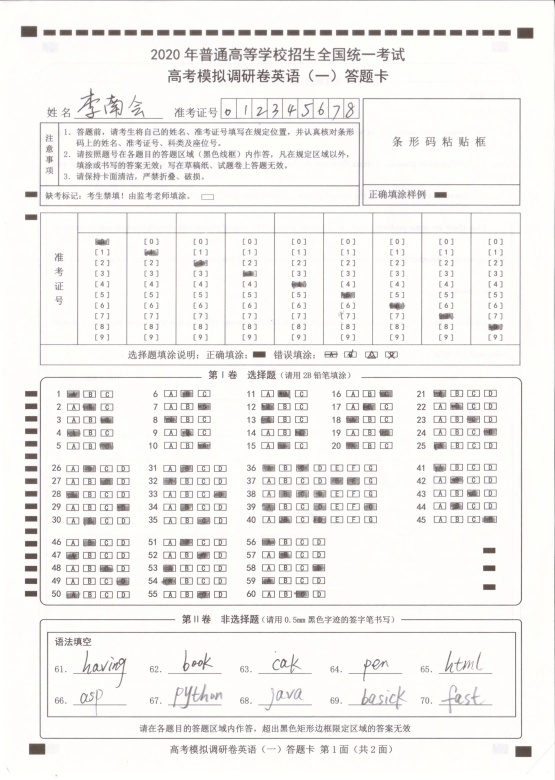
#> input picture image/demo1.jpg, 1664 x 2340 px (shown at 1/3 size)
$ python aaaa.py
#> lines starting #> are read from the running program, lines starting #| are printed output that depends on the picture; after the words box and inside, x2 and y2 are one past the last pixel; in counts of white or black regions, pixels touching at a corner belong together
# -*- coding: utf-8 -*-
# @Author: [FENG] <1161634940@qq.com>
# @Date:   2020-04-27 11:25:05
# @Last Modified by:   [FENG] <1161634940@qq.com>
# @Last Modified time: 2020-05-17 17:39:30
# -*- coding: utf-8 -*-

import imutils
import cv2
import csv

# 加载图片，将它转换为灰阶，轻度模糊，然后二值化处理。
image = cv2.imread("./image/demo1.jpg")
#> image is the input picture: shape (2340, 1664, 3); mean B, G, R 238.8, 240.9, 242.1

#转换为灰度图像
gray = cv2.cvtColor(image, cv2.COLOR_BGR2GRAY)
#高斯滤波
blurred = cv2.GaussianBlur(gray, (3, 3), 0)
#自适应二值化方法
blurred = cv2.adaptiveThreshold(blurred,255,cv2.ADAPTIVE_THRESH_MEAN_C,cv2.THRESH_BINARY,51,2)
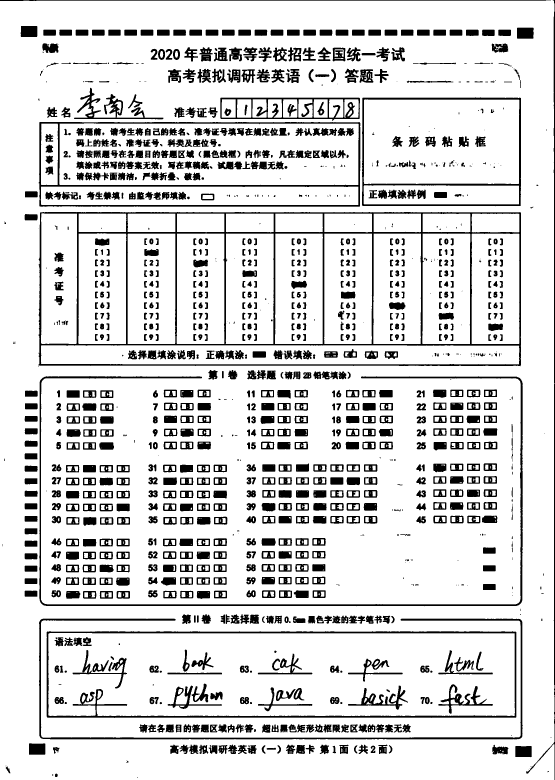
#> blurred: shape (2340, 1664) (shown at 1/3 size); 85.1% white; 1319 black regions (210 under 20 px), largest, box (x1, y1, x2, y2) and area: (116, 636, 1563, 1101) 47756, (140, 1894, 1549, 2154) 19738, (118, 1128, 1568, 1819) 19254

#重塑可能用到的图像
thresh = cv2.resize(blurred, (5000, 7000), cv2.INTER_LANCZOS4)
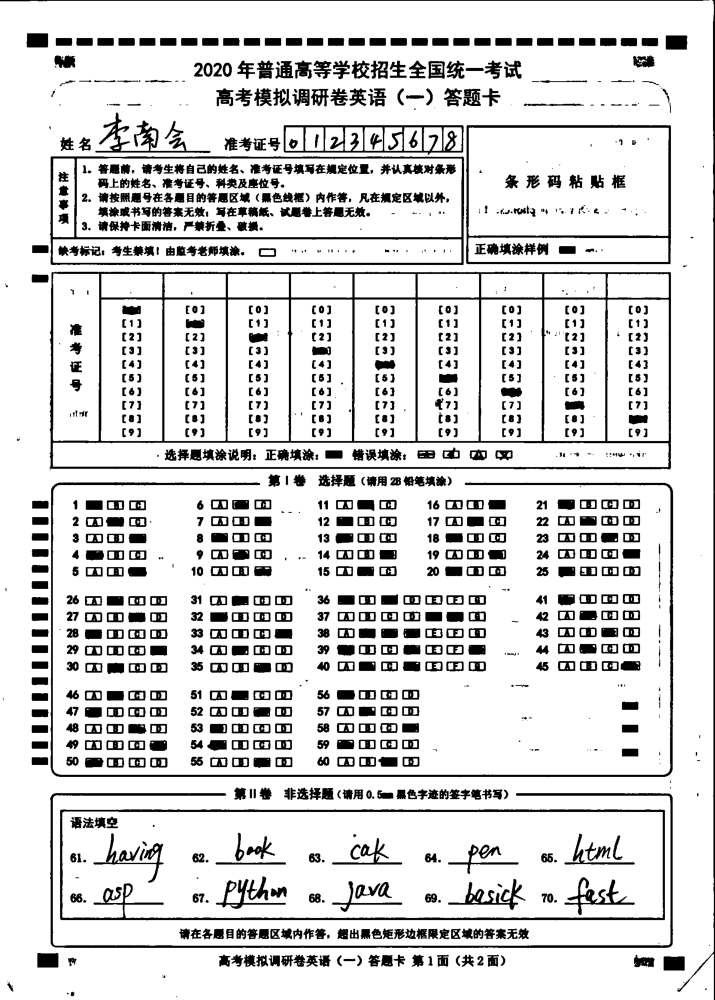
#> thresh: shape (7000, 5000) (shown at 1/7 size); min 0, max 255, mean 217
fImage = cv2.resize(image, (5000, 7000), cv2.INTER_LANCZOS4)
#均值滤波
ChQImg = cv2.blur(thresh, (40, 40))
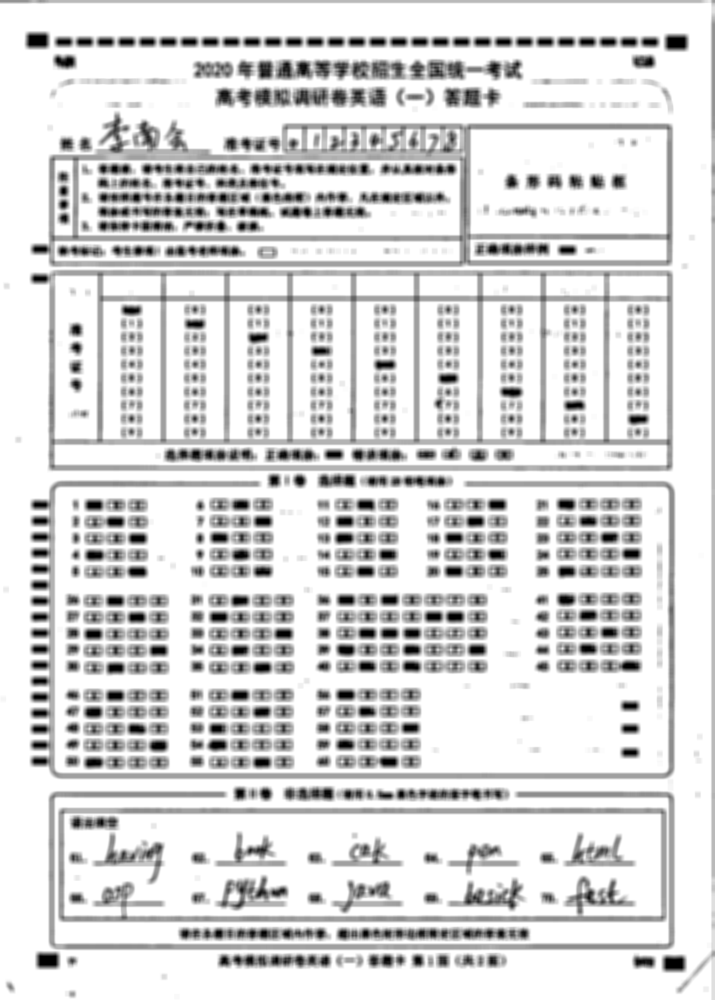
#> ChQImg: shape (7000, 5000) (shown at 1/7 size); min 0, max 255, mean 217
#二进制二值化
ChQImg = cv2.threshold(ChQImg, 30, 225, cv2.THRESH_BINARY)[1]
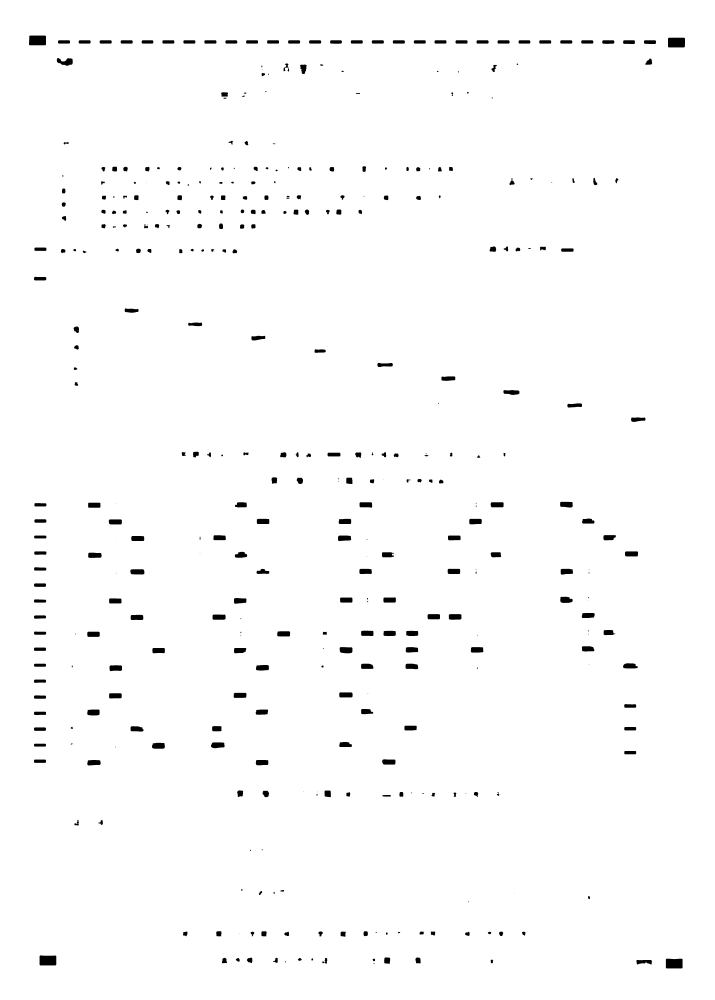
#> ChQImg: shape (7000, 5000) (shown at 1/7 size); values 0 (black) and 225 (white), 98.7% white; 398 black regions (27 under 20 px)

questionCnts = []
Answer = []

#在二值图像中查找轮廓
cnts = cv2.findContours(ChQImg, cv2.RETR_TREE, cv2.CHAIN_APPROX_SIMPLE)
#> cnts = 401 contours, 22 with area under 20; largest, box (x1, y1, x2, y2) and area: (0, 0, 5000, 7000) 34988001, (4675, 263, 4796, 333) 8192, (276, 6687, 395, 6759) 8146, (202, 248, 323, 318) 8140, (4660, 6710, 4779, 6780) 7977
#用边缘检测绘制
cnts = cnts[1] if imutils.is_cv3() else cnts[0]
for c in cnts:
    # 计算轮廓的边界框，然后利用边界框数据计算宽高比
    (x, y, w, h) = cv2.boundingRect(c)
    if (w > 60 & h > 20) and x>370 and x<4700 and y>3390 and y<4100:
        M = cv2.moments(c)
        cX = int(M["m10"] / M["m00"])
        cY = int(M["m01"] / M["m00"])
        #绘制中心及其轮廓
        cv2.drawContours(fImage, c, -1, (0, 0, 255), 5, lineType=0)
        cv2.circle(fImage, (cX, cY), 7, (255, 255, 255), -1)
        #保存题目坐标信息
        Answer.append((cX, cY))
#> this loop made 401 passes
#> (x, y, w, h, cX, cY) on passes 147, 149, 150, 151, 152, 156, 157, 158, 159, 160, 165, 166: (911, 3984, 101, 38, 961, 4002), (3924, 3981, 88, 42, 3965, 4000), (3133, 3981, 89, 38, 3177, 3999), (2515, 3981, 89, 38, 2558, 3999), (1795, 3981, 91, 38, 1839, 4002), (616, 3868, 96, 38, 662, 3886), (3434, 3865, 75, 37, 3470, 3882), (2673, 3865, 85, 37, 2712, 3883), (1643, 3862, 88, 44, 1686, 3885), (4374, 3859, 93, 37, 4420, 3876), (918, 3751, 93, 37, 963, 3769), (3135, 3748, 90, 35, 3179, 3764)
#> (x, y, w, h) on passes 2 to 7: (2612, 6741, 14, 5), (1994, 6728, 9, 10), (4454, 6718, 110, 35), (3434, 6717, 19, 26), (4660, 6710, 119, 70), (2608, 6710, 19, 19)
#> after the loop, Answer = 25 pairs, first value 659 to 4420, second value 3531 to 4002

xt1=[0,580,740,885,1036,1190,1460,1610,1765,1915,2060,2345,2500,2640,2800,2965,3110,3260,3410,3560,3720,3890,4045,4190,4345,4510,5000]
yt1=[3390,3590,3710,3825,3935,4100]

#题号换行
def judgey(y):
    if (y / 5 < 1):
        return  y + 1
    elif y / 5 < 2 and y/5>=1:
        return y % 5 + 25 + 1
    else:
        return y % 5 + 45 + 1

#获取选项
def judgex(x, y=1):
    letter = 'ABCDEFGHIJKLMNOPQRSTUVWXYZ'
    return letter[x%(5*y)-1]

#获取题号
def judge0(x, y, m, n):
    if x/5<1 :
        num = judgey(y)
    elif x/5<2 and x/5>=1:
        num = judgey(y)+5
    elif x/5<3 and x/5>=2:
        num = judgey(y)+10
    elif x/5<4 and x/5>=3:
        num = judgey(y)+15
    else:
        num = judgey(y)+20

    option = judgex(x)

    return [num, option]


IDAnswer = []
# 循环判断坐标点
for i in Answer:
    for j in range(0,len(xt1)-1):
        if i[0]>xt1[j] and i[0]<xt1[j+1]:
            for k in range(0,len(yt1)-1):
                if i[1]>yt1[k] and i[1]<yt1[k+1]:
                    option = judge0(j, k, i[0], i[1])
                    IDAnswer.append(option)
#> this loop made 25 passes
#> i on passes 1 to 12: (961, 4002), (3965, 4000), (3177, 3999), (2558, 3999), (1839, 4002), (662, 3886), (3470, 3882), (2712, 3883), (1686, 3885), (4420, 3876), (963, 3769), (3179, 3764)
#> after the loop, IDAnswer = 25 items, first 6: [5, 'C'], [25, 'A'], [20, 'A'], [15, 'B'], [10, 'C'], [4, 'A']

IDAnswer.sort()
print(IDAnswer);
#> (printed output is left out)
